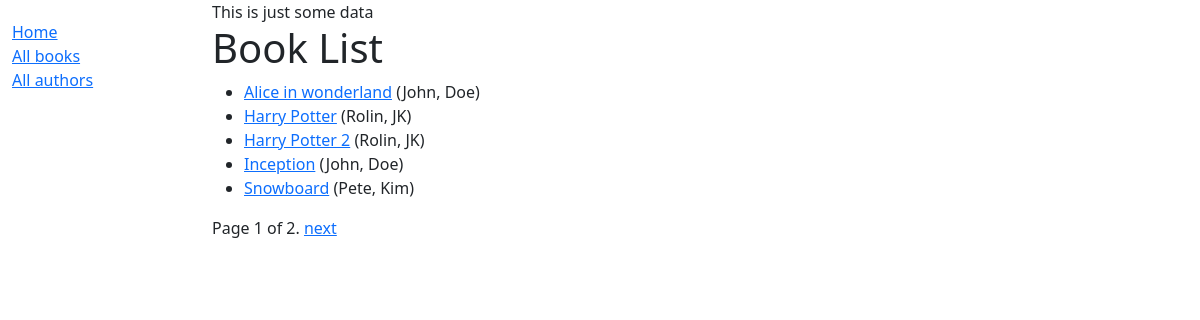
/catalog/books/, run on the app's committed database.
### catalog/models.py (models this page shows, shortened)
class Book(models.Model):
    title = models.CharField(max_length=200)
    author = models.ForeignKey('Author', on_delete=models.SET_NULL, null=True)
    summary = models.TextField(max_length=1000, help_text='Enter a brief description of the book')
    isbn = models.CharField('ISBN', max_length=13, help_text='13 Character <a href="https://www.isbn-international.org/content/what-isbn">ISBN number</a>')
    genre = models.ManyToManyField(Genre, help_text='Select a genre for this book')
    language = models.ForeignKey('Language', on_delete=models.SET_NULL, null=True)
    class Meta:
        ordering = ['title']
    def get_absolute_url(self):
        return reverse('book-detail', args=[str(self.id)])
    def display_genre(self):
        """Create a string for the Genre. This is required to display genre in Admin."""
        return ', '.join(genre.name for genre in self.genre.all()[:3])
    display_genre.short_description = 'Genre'

class Author(models.Model):
    first_name = models.CharField(max_length=100)
    last_name = models.CharField(max_length=100)
    date_of_birth = models.DateField(null=True, blank=True)
    date_of_death = models.DateField('Died', null=True, blank=True)
    class Meta:
        ordering = ['last_name', 'first_name']
    def __str__(self):
        return f'{self.first_name}, {self.last_name}'

### catalog/views.py (the view)
# urls.py: path('books/', views.BookListView.as_view(), name='books'),
class BookListView(generic.ListView):
    model = Book
    paginate_by = 5
    context_object_name = 'my_book_list'   # default_name is object_list; your own name for the list as a template variable
    def get_context_data(self, **kwargs):
        context = super(BookListView, self).get_context_data(**kwargs)
        context['some_data'] = 'This is just some data'
        return context

### catalog/templates/catalog/book_list.html (shortened to what this page needs)
{% extends "base_generic.html" %}
{% block content %}
{{ some_data }}
  <h1>Book List</h1>
  <ul>
    {% for book in my_book_list %} {% comment "default is object_list" %}{% endcomment %}
      <li>
        <a href="{{ book.get_absolute_url }}">{{ book.title }}</a> ({{book.author}})
      </li>
      {% empty %}
        <p>There are no books in the library.</p>
    {% endfor %}
  </ul>
{% endblock %}

### data on the page
Book: title "Alice in wonderland", author "John, Doe"
Book: title "Harry Potter", author "Rolin, JK"
Book: title "Harry Potter 2", author "Rolin, JK"
Book: title "Inception", author "John, Doe"
Book: title "Snowboard", author "Pete, Kim"

### other printed values
{{ some_data }} "This is just some data"
{{ page_obj.number }} "1"
{{ page_obj.paginator.num_pages }} "2"
